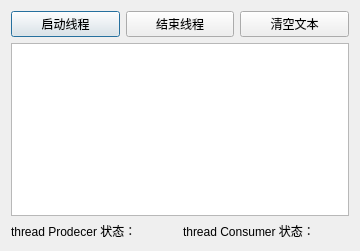
<?xml version="1.0" encoding="UTF-8"?>
<ui version="4.0">
 <class>Dialog</class>
 <widget class="QDialog" name="Dialog">
  <property name="geometry">
   <rect>
    <x>0</x>
    <y>0</y>
    <width>360</width>
    <height>251</height>
   </rect>
  </property>
  <property name="windowTitle">
   <string>Dialog</string>
  </property>
  <layout class="QVBoxLayout" name="verticalLayout">
   <item>
    <layout class="QHBoxLayout" name="horizontalLayout_2">
     <item>
      <widget class="QPushButton" name="btnStartThread">
       <property name="text">
        <string>启动线程</string>
       </property>
      </widget>
     </item>
     <item>
      <widget class="QPushButton" name="btnStopThread">
       <property name="text">
        <string>结束线程</string>
       </property>
      </widget>
     </item>
     <item>
      <widget class="QPushButton" name="btnClear">
       <property name="text">
        <string>清空文本</string>
       </property>
      </widget>
     </item>
    </layout>
   </item>
   <item>
    <widget class="QPlainTextEdit" name="plainTextEdit"/>
   </item>
   <item>
    <layout class="QHBoxLayout" name="horizontalLayout">
     <item>
      <widget class="QLabel" name="labA">
       <property name="text">
        <string>thread Prodecer 状态：</string>
       </property>
      </widget>
     </item>
     <item>
      <widget class="QLabel" name="labB">
       <property name="text">
        <string>thread Consumer 状态：</string>
       </property>
      </widget>
     </item>
    </layout>
   </item>
  </layout>
 </widget>
 <resources/>
 <connections/>
</ui>
